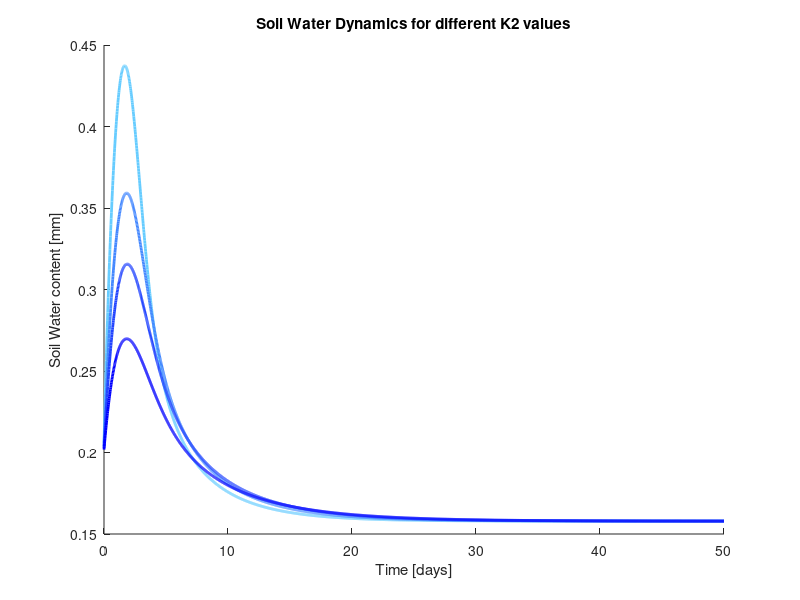
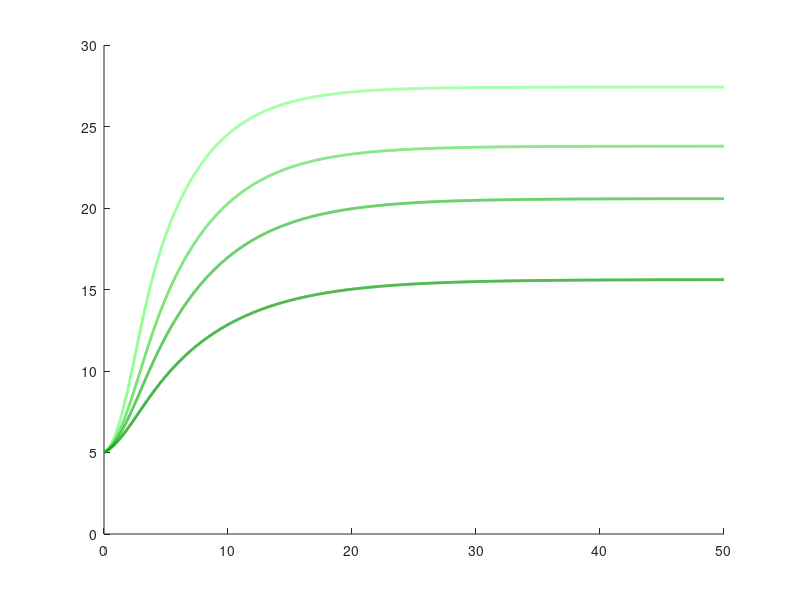

Write the MATLAB code that produced these figures, in order. (Note: this script raises an error after producing the figures.)
% Final Assignment

% Research Question 2

% --- W0 parameter visualization ---
k2vec = [5, 10, 15, 25];
figure(1);
hold on
legendEntriesWater = {};

figure(2);
hold on
legendEntriesPlant = {};


blueBase  = [0, 0, 1];     % pure blue
blueLight = [0.4, 0.8, 1]; % light blue
greenBase = [0, 0.6, 0];   % pure green
greenLight = [0.5, 1, 0.5]; % light green

for j=1:4
    % system parameters
    PPT = 0.8; % find appropriate values
    P = 5; % initial value
    e = 10;
    k1 = 3;
    k2 = k2vec(j);
    W0 = 0.2;
    W = 0.2; % initial value
    cmax = 0.5;
    d = 0.1;
    b = 0.15;
    rw = 0.1; % find appropria9te value 

    % --- control parameters ---
    startTime = 0;
    endTime   = 50;
    timeStep  = 0.02;
    
    % --- compute iteration count ---
    iterations = floor((endTime - startTime)/timeStep) + 1;
    
    % --- initialize vectors ---
    timeV   = zeros(iterations, 1);
    waterV  = zeros(iterations, 1);
    plantV  = zeros(iterations, 1);
    
    % --- initialize state ---
    stateW = W;
    stateP = P;
    
    % --- simulation loop ---
    for i = 1:iterations
        t = startTime + (i-1)*timeStep;
    
        dWdt = PPT * ((stateP + k2 * W0) / (stateP + k2)) ...
             - ((cmax * stateW) / (stateW + k1)) * stateP ...
             - (rw * stateW);
    
        dPdt = e * (cmax * (stateW / (stateW + k1))) * stateP ...
             - (d + b) * stateP;
    
        stateW = stateW + dWdt * timeStep;
        stateP = stateP + dPdt * timeStep;
    
        % store
        timeV(i)  = t;
        waterV(i) = stateW;
        plantV(i) = stateP;
    end
    
    
    % --- plots ---
    t = (j - 1) / (length(k2vec) - 1);
    waterColor = blueLight * (1 - t) + blueBase * t;
    plantColor = greenLight * (1 - t) + greenBase * t;

    % --- plots ---
    figure(1)
    plot(timeV, waterV, 'Color', waterColor, 'LineWidth', 2)
    legendEntriesWater{end+1} = "Soil Water Content [mm] (K2=" + k2vec(j) + ")";

    figure(2)
    plot(timeV, plantV, 'Color', plantColor, 'LineWidth', 2)
    legendEntriesPlant{end+1} = "Plant Biomass [g/m^2] (K2=" + k2vec(j) + ")";


end 

xlim([0 inf])
ylim([0 30])

figure(1)
xlabel("Time [days]")
ylabel("Soil Water content [mm]")
title("Soil Water Dynamics for different K2 values")
legend(legendEntriesWater)


xlim([0 inf])
ylim([0 0.5])

figure(2)
xlabel("Time [days]")
ylabel("Plant Biomass [g/m^2]")
title("Plant Biomass Dynamics for different K2 values")
legend(legendEntriesPlant, 'Location', 'Southeast')

    
